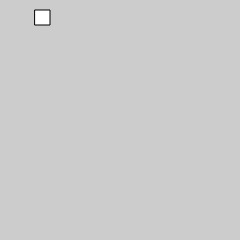
Frame 1 (no input)
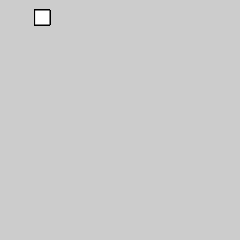
Frame 60 (no input)
Frame 120 (the mouse pressed at the canvas centre since frame 60): identical to frame 60, image omitted

The p5.js sketch that drew these frames (run headless with seeded random() and noise() and a simulated clock; from frame 60 on, the mouse is pressed at the canvas centre):

// p5.js sketch
// ── sketch.js
/*
note: 
  To isolate the effects of transformations so they don't affect 
  later function. 
  When push() is run, it saves a copy of the current coordinate 
  system and then restores that system adter pop()
 
*/


function setup() {
  createCanvas(240, 240);
  background(204);
}

function draw() {
  // push();
  // translate(mouseX, mouseY);
  // rect(0, 0, 30, 30);
  // pop();
  translate(35, 10);
  rect(0, 0, 15, 15);
}
